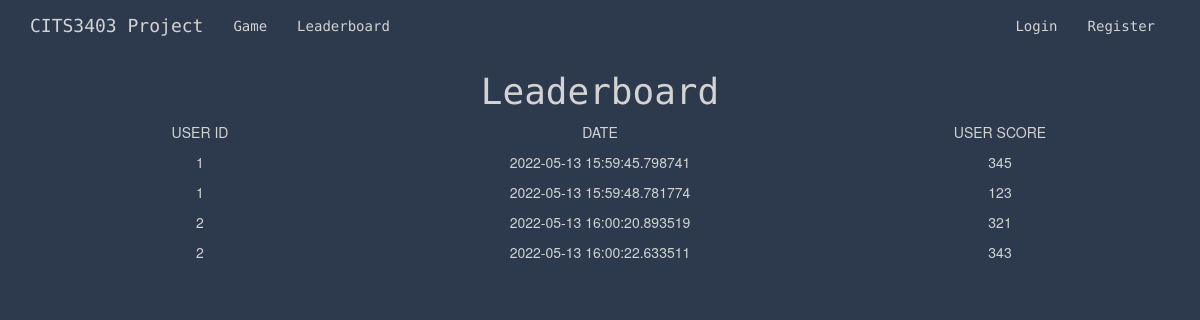
The app's page /leaderboard with its own data.
### app/models.py (models this page shows)
class Score(UserMixin, db.Model):
    id = db.Column(db.Integer, primary_key=True)
    user_score = db.Column(db.Integer)
    user_id = db.Column(db.Integer, db.ForeignKey("user.id"))
    date = db.Column(db.DateTime(timezone=True), default=datetime.today)

### app/routes.py (the view)
@app.route('/leaderboard', methods=['GET', 'POST'])
def leaderboard():
    all_scores = Score.query.all()
    return render_template('leaderboard.html', scores=all_scores)

### app/templates/leaderboard.html
{% extends "base.html" %}
{% block content %}
<h1>Leaderboard</h1>
    <body>
        <div id="stats-list">
        <p> USER ID </p> <P> DATE </P> <p> USER SCORE </p>
        {% for score in scores %}
             <p> {{ score.user_id }} </p> <p>  {{ score.date }} </p> <p>  {{ score.user_score }} </p>
        {% endfor %}
    </div>
    </body>
{% endblock %}

### app/templates/base.html (shortened to what this page needs)
{% extends 'bootstrap/base.html' %}
{% block styles %}
{{ super() }}
<link rel="stylesheet" href="{{ url_for('static', filename='css/stylesheet.css') }}">
{% endblock %}
{% block navbar %}
<nav class="navbar navbar-default">
    <div class="container">
        <div class="navbar-header">
            <a class="navbar-brand" href="{{ url_for('index') }}">CITS3403 Project</a>
        </div>
        <div class="collapse navbar-collapse" id="bs-example-navbar-collapse-1">
            <ul class="nav navbar-nav navbar-left">
                {% if current_user.is_anonymous %}
                <li><a href="{{ url_for('game') }}">Game</a></li>
                <li><a href="{{ url_for('leaderboard') }}">Leaderboard</a></li>
                {% else %}
                <li><a href="{{ url_for('game') }}">Game</a></li>
                <li><a href="{{ url_for('leaderboard') }}">Leaderboard</a></li>
                <li><a href="{{ url_for('user_stats') }}">Profile</a></li>
                {% endif %}
            </ul>
            <ul class="nav navbar-nav navbar-right">
                {% if current_user.is_anonymous %}
                <li><a href="{{ url_for('login') }}">Login</a></li>
                <li><a href="{{ url_for('register') }}">Register</a></li>
                {% else %}
                <li><a href="{{ url_for('logout') }}">Logout</a></li>
                {% endif %}
            </ul>
        </div>
    </div>
</nav>
{% endblock %}

### app/static/css/stylesheet.css (style rules this page uses)
head,body { text-align: center; }
body { background: #2d394d; color: lightgrey; }
.center, h1 { text-align: center; font-family: 'Source Code Pro', monospace; }
a { color: lightgrey !important; }
.navbar-default { background: #2d394d; border-color: #2d394d; font-family: 'Source Code Pro', monospace; }
#stats-list { display: grid; grid-template-columns: 1fr 1fr 1fr; }

### records on screen
Score: user_id "1", date "2022-05-13 15:59:45.798741", user_score "345"
Score: user_id "1", date "2022-05-13 15:59:48.781774", user_score "123"
Score: user_id "2", date "2022-05-13 16:00:20.893519", user_score "321"
Score: user_id "2", date "2022-05-13 16:00:22.633511", user_score "343"
